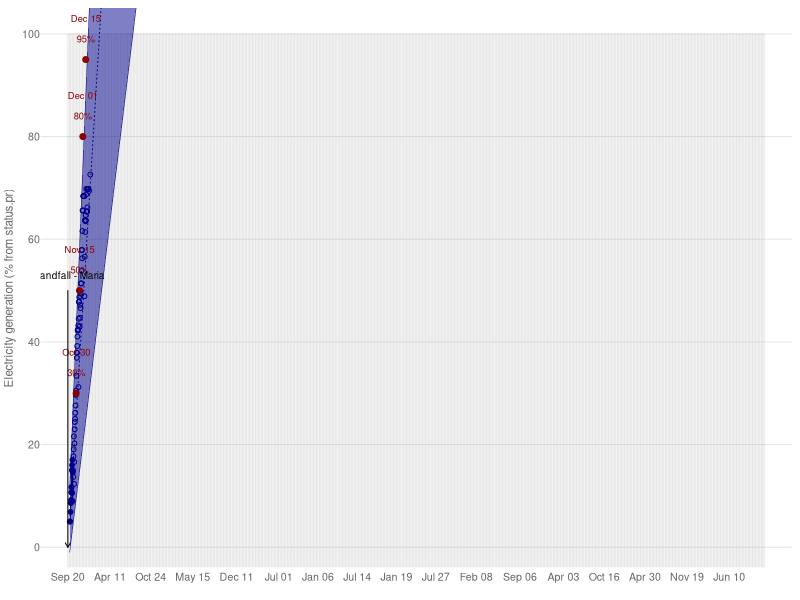

Generate this figure with R:
library(data.table)
library(dplyr)
library(lubridate)
library(stringr)

### dates for plot
x.dates = seq(ymd('2017-09-20'), Sys.Date()+7, by='weeks')

### reported data
elec = fread('data/StatusPR.csv') %>%
  mutate(
    date = ymd(paste(Year, Month, Day, sep='-'))) %>%
  arrange(date) %>%
  filter(Resource == 'Electricity')

### targets from Oct 14
targets = data.table(
  date = ymd(c('2017-10-30', '2017-11-15', '2017-12-01', '2017-12-15')),#, '2018-01-31')),
  target = c(30, 50, 80, 95),#, 75),
  col = c(rep('darkred', 4)))#, 'darkorange'))

### model expectation on Oct 14
initial.model <- lm(Value ~ date, filter(elec, date <= ymd('2017-10-14')))
#summary(initial.model)
model.coeff = summary(initial.model)$coefficients['date', c('Estimate', 'Std. Error')]
model.coeff[1] - qnorm(0.975) * model.coeff[2]
model.coeff[1] + qnorm(0.975) * model.coeff[2]
initial.preds = predict.lm(initial.model, 
  newdata=data.table(date=c(min(elec$date), max(x.dates))),
  se.fit=T, interval='prediction')$fit %>%
  as.data.frame() %>%
  mutate(date = c(min(elec$date), max(x.dates)))

### plot
plot.elec = function() {
png('figs/Electricity.png', 5, 3, units='in', res=360)
par(mar=c(2, 2.5, 0.5, 0.5), cex=0.8)
plot(x.dates, rep(1, length(x.dates)),
  ylim=c(0, 101),
  type='n', 
  axes=F, xlab='', ylab='')
abline(h=seq(0, 100, by=20), col=adjustcolor('darkgrey', 0.3))
for (x.date in x.dates) {
  lines(rep(x.date, 2), c(-4, 100), col=adjustcolor('darkgrey', 0.3))
}
lines(filter(elec, date <= ymd('2017-10-14')) %>% select(date, Value), 
  col='darkblue')
points(filter(elec, date <= ymd('2017-10-14')) %>% select(date, Value), 
  col='darkblue', pch=19, cex=0.8)
points(filter(elec, ymd('2017-10-14') < date) %>% select(date, Value), 
  col='darkblue', pch=1, cex=0.8)

# prediction
polygon(c(initial.preds$date, rev(initial.preds$date)),
  c(initial.preds$upr, rev(initial.preds$lwr)), 
  border=F, col=adjustcolor('darkblue', 0.5))
lines(select(initial.preds, date, fit), col='darkblue', lty=3)
lines(select(initial.preds, date, lwr), col='darkblue', lty=1, lwd=0.5)
lines(select(initial.preds, date, upr), col='darkblue', lty=1, lwd=0.5)

# targets
points(targets$date, targets$target, col=targets$col, pch=19)
text(targets$date, targets$target+8, labels=format(targets$date, '%b %d'), 
  col=targets$col, pch=19, cex=0.7)
text(targets$date, targets$target+4, labels=paste0(targets$target, '%'), 
  col=targets$col, pch=19, cex=0.7)

# landfall
arrows(ymd('2017-09-20'), 50, ymd('2017-09-20'), 0, length=0.05)
text(ymd('2017-09-27'), 53, 'Landfall - Maria', cex=0.75)

# dressing
axis.Date(1, at=x.dates, format="%b %d", col='white', 
  mgp=c(3, 0, 0), col.axis='grey40', cex.axis=0.8)
axis(2, at=seq(0, 100, by=20), las=1, col='white', 
  mgp=c(3, 0, 0), col.axis='grey40', cex.axis=0.8)
mtext('Electricity generation (% from status.pr)', 2, line=1.5, col='grey40', cex=0.7)
dev.off()
}
plot.elec()
